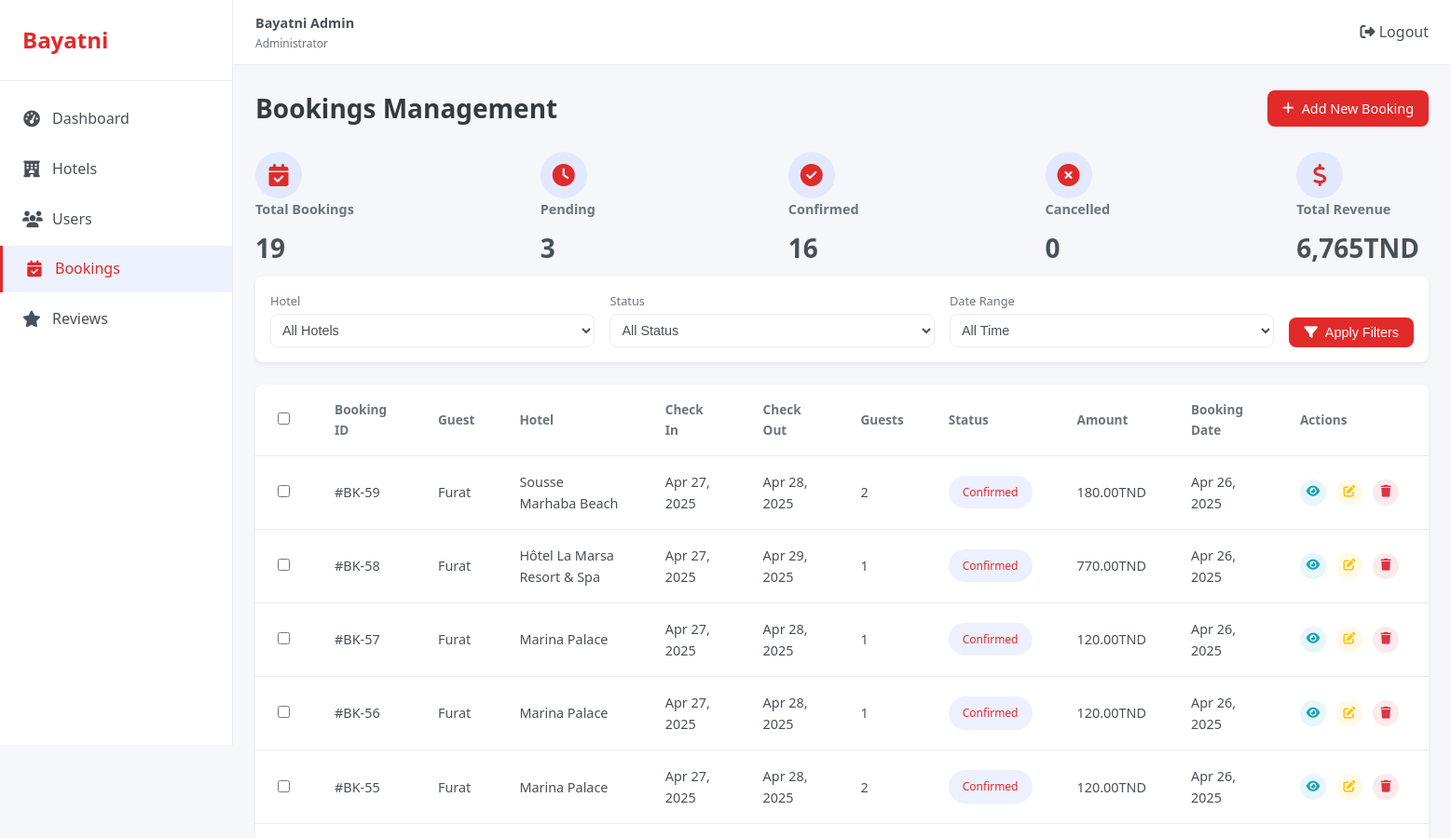
The app's page /admin/app/controllers/bookings/bookings.php (signed in, upper part), older data.
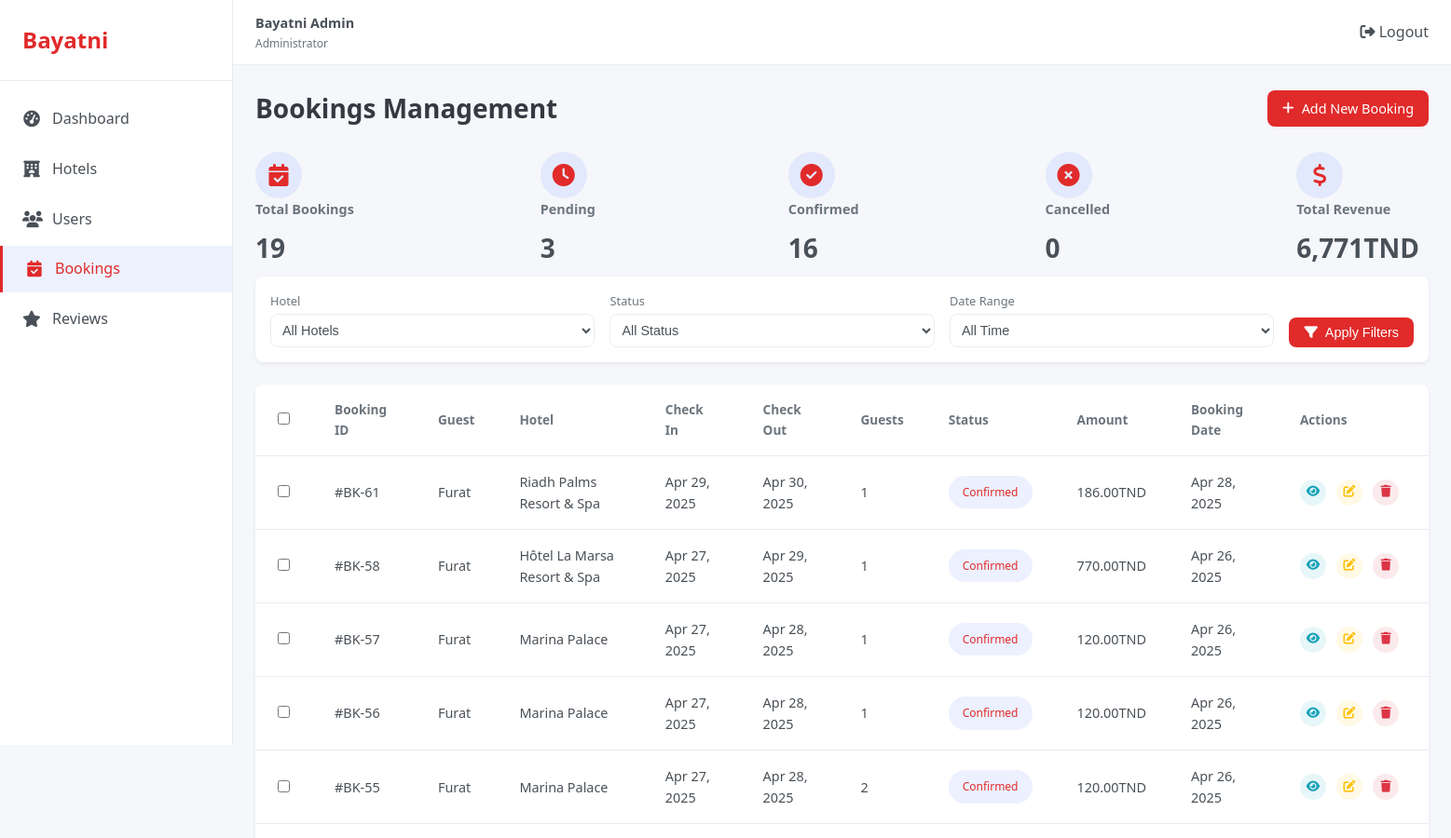
The same page, newer data.
### tables this page shows
CREATE TABLE `bookings` (
  `id` int(11) NOT NULL,
  `user_id` int(11) NOT NULL,
  `hotel_id` int(11) NOT NULL,
  `check_in` date NOT NULL,
  `check_out` date NOT NULL,
  `guests` int(2) NOT NULL,
  `room_type` varchar(30) NOT NULL,
  `total_price` decimal(10,2) NOT NULL,
  `booking_date` timestamp NOT NULL DEFAULT current_timestamp(),
  `status` enum('confirmed','pending','cancelled','completed','no_show') NOT NULL DEFAULT 'confirmed',
  `completed_at` timestamp NULL DEFAULT NULL
);

CREATE TABLE `users` (
  `id` int(11) NOT NULL,
  `firstname` varchar(30) NOT NULL,
  `lastname` varchar(30) NOT NULL,
  `fullname` varchar(100) NOT NULL,
  `birthday` date NOT NULL,
  `email` varchar(100) NOT NULL,
  `status` enum('active','suspended') NOT NULL,
  `password` varchar(255) NOT NULL,
  `card_number` varchar(16) NOT NULL,
  `card_name` varchar(100) NOT NULL,
  `card_expire` varchar(5) NOT NULL,
  `card_cvc` varchar(4) NOT NULL,
  `created_at` timestamp NOT NULL DEFAULT current_timestamp(),
  `reset_token` varchar(64) NOT NULL,
  `token_expire` datetime NOT NULL
);

CREATE TABLE `hotels` (
  `id` int(11) NOT NULL,
  `title` varchar(100) NOT NULL,
  `location` varchar(100) NOT NULL,
  `price` decimal(10,2) NOT NULL,
  `rating` int(1) NOT NULL,
  `reviews_count` int(11) NOT NULL DEFAULT 0,
  `region` enum('tunis','hammamet','sousse','djerba','tabarka') NOT NULL,
  `image_url` varchar(255) NOT NULL,
  `features` varchar(255) DEFAULT NULL,
  `created_at` timestamp NOT NULL DEFAULT current_timestamp()
);

### admin/app/controllers/Bookings/bookings.php (the view, shortened to what the changed rows need)
<?php
require_once __DIR__ .'/../../../config/config.php';
$query = "SELECT b.id, b.check_in, b.check_out, b.guests, b.total_price, b.status, b.booking_date,
                 u.fullname as guest_name, h.title as hotel_name,
                 u.id as user_id, h.id as hotel_id
          FROM bookings b
          JOIN users u ON b.user_id = u.id
          JOIN hotels h ON b.hotel_id = h.id
          WHERE 1=1";
$query .= " ORDER BY b.booking_date DESC";
$result = $conn->query($query);
$bookings = [];
if ($result) {
    while ($row = $result->fetch_assoc()) {
        $bookings[] = $row;
    }
}
$totalBookingsQuery = "SELECT COUNT(*) as total FROM bookings";
$result = $conn->query($totalBookingsQuery);
$totalBookings = $result->fetch_assoc()['total'];
$pendingBookingsQuery = "SELECT COUNT(*) as total FROM bookings WHERE status = 'pending'";
$result = $conn->query($pendingBookingsQuery);
$pendingBookings = $result->fetch_assoc()['total'];
$confirmedBookingsQuery = "SELECT COUNT(*) as total FROM bookings WHERE status = 'confirmed'";
$result = $conn->query($confirmedBookingsQuery);
$confirmedBookings = $result->fetch_assoc()['total'];
$cancelledBookingsQuery = "SELECT COUNT(*) as total FROM bookings WHERE status = 'cancelled'";
$result = $conn->query($cancelledBookingsQuery);
$cancelledBookings = $result->fetch_assoc()['total'];
$totalRevenueQuery = "SELECT SUM(total_price) as total FROM bookings";
$result = $conn->query($totalRevenueQuery);
$totalRevenue = $result->fetch_assoc()['total'] ?? 0;
?>
<!DOCTYPE html>
<html lang="en">
<head>
    <link rel="stylesheet" href="../../../public/css/styles.css">
    <link rel="stylesheet" href="https://cdnjs.cloudflare.com/ajax/libs/font-awesome/6.4.0/css/all.min.css">
</head>
<body>
    <div class="dashboard">
    <?php include __DIR__ .'/../../../includes/sidebar.php'; ?>
        <main class="main-content">
            <div class="dashboard-content" id="bookings">
                <div class="page-header">
                    <h1>Bookings Management</h1>
                </div>
                <div class="booking-stats">
                    <div class="booking-stat-card">
                        <div class="stat-details">
                            <h2><?php echo number_format($totalBookings); ?></h2>
                        </div>
                    </div>
                    <div class="booking-stat-card">
                        <div class="stat-details">
                            <h2><?php echo number_format($pendingBookings); ?></h2>
                        </div>
                    </div>
                    <div class="booking-stat-card">
                        <div class="stat-details">
                            <h2><?php echo number_format($confirmedBookings); ?></h2>
                        </div>
                    </div>
                    <div class="booking-stat-card">
                        <div class="stat-details">
                            <h2><?php echo number_format($cancelledBookings); ?></h2>
                        </div>
                    </div>
                    <div class="booking-stat-card">
                        <div class="stat-details">
                            <h3>Total Revenue</h3>
                            <h2><?php echo number_format($totalRevenue, 0); ?>TND</h2>
                        </div>
                    </div>
                </div>
                <div class="table-card">
                    <div class="table-responsive">
                        <table class="data-table">
                            <thead>
                                <tr>
                                    <th>
                                        <input type="checkbox" id="select-all">
                                    </th>
                                    <th>Booking ID</th>
                                    <th>Guest</th>
                                    <th>Hotel</th>
                                    <th>Check In</th>
                                    <th>Check Out</th>
                                    <th>Guests</th>
                                    <th>Status</th>
                                    <th>Amount</th>
                                    <th>Booking Date</th>
                                    <th>Actions</th>
                                </tr>
                            </thead>
                            <tbody>
                                <?php foreach ($bookings as $booking): ?>
                                <tr>
                                    <td><input type="checkbox" class="booking-select"></td>
                                    <td>#BK-<?php echo $booking['id']; ?></td>
                                    <td>
                                        <div class="user-info-cell">
                                            <span><?php echo htmlspecialchars($booking['guest_name']); ?></span>
                                        </div>
                                    </td>
                                    <td><?php echo htmlspecialchars($booking['hotel_name']); ?></td>
                                    <td><?php echo date('M d, Y', strtotime($booking['check_in'])); ?></td>
                                    <td><?php echo date('M d, Y', strtotime($booking['check_out'])); ?></td>
                                    <td><?php echo $booking['guests']; ?></td>
                                    <td><span class="status-badge <?php echo strtolower($booking['status']); ?>"><?php echo ucfirst($booking['status']); ?></span></td>
                                    <td style="width:max-content;"><?php echo number_format($booking['total_price'], 2); ?>TND</td>
                                    <td><?php echo date('M d, Y', strtotime($booking['booking_date'])); ?></td>
                                    <td>
                                        <div class="action-buttons">
                                            <a href="booking_view.php?id=<?php echo $booking['id']; ?>" class="action-btn view-btn"><i class="fas fa-eye"></i></a>
                                            <a href="booking_edit.php?id=<?php echo $booking['id']; ?>" class="action-btn edit-btn"><i class="fas fa-edit"></i></a>
                                            <a href="bookings.php?action=delete&id=<?php echo $booking['id']; ?>" class="action-btn delete-btn" onclick="return confirm('Are you sure you want to delete this booking?');"><i class="fas fa-trash"></i></a>
                                        </div>
                                    </td>
                                </tr>
                                <?php endforeach; ?>
                            </tbody>
                        </table>
                    </div>
                </div>
            </div>
        </main>
    </div>
</body>
</html>

Row changes from the older to the newer data that the page shows:
removed bookings: id "59", user.fullname "Furat", hotel.title "Sousse Marhaba Beach", check_in "Apr 27, 2025", check_out "Apr 28, 2025", guests "2", status "Confirmed", total_price "180.00", booking_date "Apr 26, 2025"
added bookings: id "61", user.fullname "Furat", hotel.title "Riadh Palms Resort & Spa", check_in "Apr 29, 2025", check_out "Apr 30, 2025", guests "1", status "Confirmed", total_price "186.00", booking_date "Apr 28, 2025"
Text that changed along with them:
$totalRevenue: "6,765" → "6,771"
